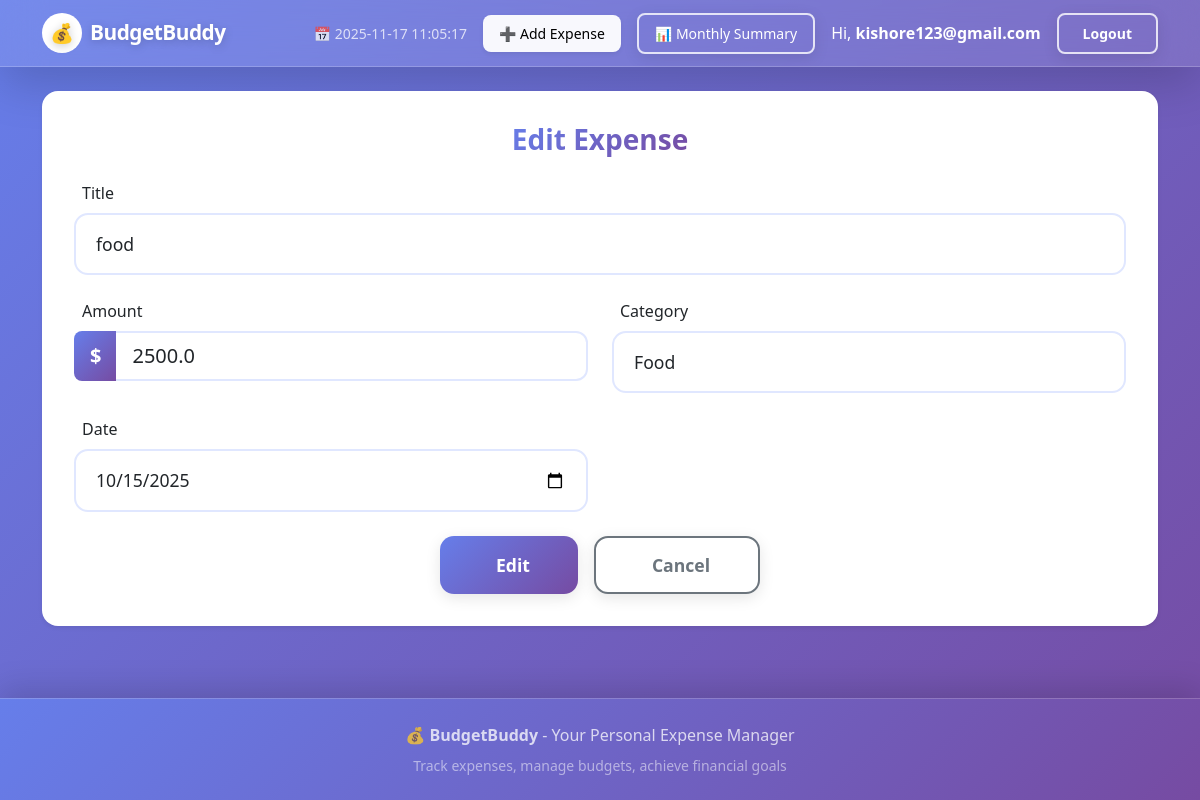
Page /edit/4 (signed in) on the committed database.
### app.py (models this page shows, shortened)
class User(db.Model):
    id = db.Column(db.Integer, primary_key=True)
    username = db.Column(db.String(120), unique=True, nullable=False)
    password = db.Column(db.String(200), nullable=False)

class Expense(db.Model):
    id = db.Column(db.Integer, primary_key=True)
    title = db.Column(db.String(120), nullable=False)
    amount = db.Column(db.Float, nullable=False)
    category = db.Column(db.String(50), nullable=False)
    date = db.Column(db.Date, nullable=False, default=datetime.utcnow)
    user_id = db.Column(db.Integer, db.ForeignKey('user.id'), nullable=True)

### app.py (the view, shortened to what this page needs)
@app.route('/edit/<int:expense_id>', methods=['GET', 'POST'])
@login_required
def edit_expense(expense_id):
    expense = Expense.query.get_or_404(expense_id)
    return render_template('add_edit.html', action='Edit', expense=expense)

### app.py (called while the page is built)
@app.context_processor
def inject_now():
    def now(fmt: Optional[str] = None):
        if fmt:
            return datetime.utcnow().strftime(fmt)
        return datetime.utcnow().strftime('%Y-%m-%d %H:%M:%S')
    return {'now': now}

def login_required(f):
    @wraps(f)
    def wrapper(*args, **kwargs):
        if 'user_id' not in session:
            flash("Please log in to continue", "warning")
            return redirect(url_for('login', next=request.path))
        return f(*args, **kwargs)
    return wrapper

def current_user():
    if 'user_id' in session:
        return User.query.get(session['user_id'])
    return None

@app.context_processor
def inject_user():
    return {'current_user': current_user()}

### templates/add_edit.html (shortened to what this page needs)
{% extends 'base.html' %}
{% block content %}
<div class="card shadow-sm animate-card">
  <div class="card-body">
    <h3 class="card-title mb-4 text-center">
      <span class="gradient-text">{{ action }} Expense</span>
    </h3>
    <form method="post" id="expenseForm" novalidate>
      <div class="row g-4">
        <div class="col-12">
          <label class="form-label">
            Title
          </label>
          <input type="text" name="title" class="form-control form-control-lg"
                 value="{{ expense.title if expense else '' }}"
                 placeholder="Enter expense title" required>
        </div>
        <div class="col-md-6">
          <label class="form-label">
            Amount
          </label>
          <div class="input-group input-group-lg">
            <span class="input-group-text">$</span>
            <input type="number" step="0.01" name="amount" class="form-control"
                   value="{{ expense.amount if expense else '' }}"
                   placeholder="0.00" required>
          </div>
        </div>
        <div class="col-md-6">
          <label class="form-label">
            Category
          </label>
          <select name="category" class="form-select form-select-lg" required>
            {% for cat in ['Food', 'Travel', 'Bills'] %}
            <option value="{{ cat }}" {% if expense and expense.category==cat %}selected{% endif %}>
              {{ cat }}
            </option>
            {% endfor %}
          </select>
        </div>
        <div class="col-md-6">
          <label class="form-label">
            Date
          </label>
          <input type="date" name="date" class="form-control form-control-lg"
                 value="{{ expense.date.strftime('%Y-%m-%d') if expense else '' }}" required>
        </div>
        <div class="col-12 mt-4">
          <div class="d-flex gap-3 justify-content-center">
            <button type="submit" class="btn btn-primary btn-lg px-5">
              {{ action }}
            </button>
            <a href="{{ url_for('index') }}" class="btn btn-outline-secondary btn-lg px-5">
              Cancel
            </a>
          </div>
        </div>
      </div>
    </form>
  </div>
</div>
{% endblock %}

### templates/base.html (shortened to what this page needs)
<!doctype html>
<html lang="en">
  <head>
    <link href="https://cdn.jsdelivr.net/npm/bootstrap@5.3.0/dist/css/bootstrap.min.css" rel="stylesheet">
    <link rel="stylesheet" href="{{ url_for('static', filename='style.css') }}">
  </head>
  <body>
    <nav class="navbar navbar-expand-lg navbar-dark shadow-lg" style="background: linear-gradient(135deg, #667eea 0%, #764ba2 100%);">
      <div class="container">
        <a class="navbar-brand fw-bold d-flex align-items-center gap-2" href="{{ url_for('index') }}">
          <span class="badge bg-white text-primary rounded-circle d-flex align-items-center justify-content-center" style="width: 40px; height: 40px; font-size: 1.2rem;">💰</span>
          <span style="font-size: 1.3rem; letter-spacing: -0.5px;">BudgetBuddy</span>
        </a>
        <div class="collapse navbar-collapse justify-content-end" id="navbarNav">
          <div class="d-flex flex-column flex-lg-row align-items-lg-center gap-3 mt-3 mt-lg-0">
            <small class="text-white opacity-75 d-none d-lg-block">
              📅 {{ (now()|default('')) }}
            </small>
            <a class="btn btn-light btn-sm px-3 shadow-sm" href="{{ url_for('add_expense') }}" style="border-radius: 8px; font-weight: 500;">
              ➕ Add Expense
            </a>
            <a class="btn btn-outline-light btn-sm px-3" href="{{ url_for('monthly_summary') }}" style="border-radius: 8px; font-weight: 500;">
              📊 Monthly Summary
            </a>
            <div class="d-flex align-items-center gap-2">
              {% if current_user %}
                <span class="text-white d-none d-md-inline me-2">Hi, <strong>{{ current_user.username }}</strong></span>
                <a href="{{ url_for('logout') }}" class="btn btn-outline-light btn-sm" style="border-radius: 8px;">Logout</a>
              {% else %}
                <a href="{{ url_for('login') }}" class="btn btn-light btn-sm" style="border-radius: 8px;">Login</a>
                <a href="{{ url_for('signup') }}" class="btn btn-link text-white text-decoration-none d-none d-lg-inline">Sign up</a>
              {% endif %}
            </div>
          </div>
        </div>
      </div>
    </nav>
    <div class="container py-4">
      <div id="page" class="fade-in show">
        {% block content %}{% endblock %}
      </div>
    </div>
    <footer class="mt-5 py-4 text-white text-center" style="background: linear-gradient(135deg, #667eea 0%, #764ba2 100%);">
      <div class="container">
        <p class="mb-2 opacity-75">
          💰 <strong>BudgetBuddy</strong> - Your Personal Expense Manager
        </p>
        <p class="small mb-0 opacity-50">
          Track expenses, manage budgets, achieve financial goals
        </p>
      </div>
    </footer>
  </body>
</html>

### static/style.css (style rules this page uses)
body { font-family: system-ui, -apple-system, "Segoe UI", Roboto, "Helvetica Neue", Arial; background: linear-gradient(135deg, #667eea 0%, #764ba2 100%); background-attachment: fixed; min-height: 100vh; display: flex; flex-direction: column; }
html, body { height: 100%; }
body > .container { flex: 1; }
.navbar { backdrop-filter: blur(20px); background: rgba(255, 255, 255, 0.1) !important; border-bottom: 1px solid rgba(255, 255, 255, 0.2); box-shadow: 0 4px 30px rgba(0, 0, 0, 0.1); }
.navbar-brand { font-weight: 700; font-size: 1.5rem; color: white !important; transition: all 0.3s ease; text-shadow: 0 2px 10px rgba(0, 0, 0, 0.2); }
.navbar .btn { transition: all 0.3s ease; font-weight: 600; padding: 0.5rem 1.5rem; }
.navbar .btn-light { background: rgba(255, 255, 255, 0.95); border: none; box-shadow: 0 4px 15px rgba(0, 0, 0, 0.1); }
.navbar .btn-outline-light { border: 2px solid rgba(255, 255, 255, 0.8); color: white; }
footer { margin-top: auto; box-shadow: 0 -8px 30px rgba(0, 0, 0, 0.15); backdrop-filter: blur(10px); background: rgba(255, 255, 255, 0.1); border-top: 1px solid rgba(255, 255, 255, 0.2); color: white; font-weight: 500; }
.fade-in { opacity: 0; transform: translateY(15px); transition: all .5s cubic-bezier(.2,.8,.2,1); }
.fade-in.show { opacity: 1; transform: translateY(0); }
.animate-card { animation: lift .5s ease both; }
.form-control, .form-select { border-radius: 12px; border: 2px solid #e0e7ff; transition: all 0.3s ease; padding: 0.75rem 1rem; font-size: 1rem; background: white; }
.form-control-lg, .form-select-lg { padding: 1rem 1.25rem; font-size: 1.1rem; border-radius: 14px; }
.input-group-text { background: linear-gradient(135deg, #667eea 0%, #764ba2 100%); color: white; border: none; border-radius: 12px 0 0 12px; font-weight: 600; }
.input-group .form-control { border-left: none; border-radius: 0 12px 12px 0; }
.btn { border-radius: 12px; font-weight: 600; transition: all 0.3s cubic-bezier(.2,.8,.2,1); box-shadow: 0 4px 15px rgba(0, 0, 0, 0.1); }
.btn-primary { background: linear-gradient(135deg, #667eea 0%, #764ba2 100%); border: none; position: relative; overflow: hidden; }
.btn-primary::before { content: ''; position: absolute; top: 0; left: -100%; width: 100%; height: 100%; background: linear-gradient(90deg, transparent, rgba(255, 255, 255, 0.3), transparent); transition: all 0.5s ease; }
.btn-outline-secondary { border: 2px solid #6c757d; background: white; }
.btn-lg { padding: 0.875rem 2rem; font-size: 1.1rem; border-radius: 14px; }
.card { border-radius: 16px; border: none; box-shadow: 0 8px 30px rgba(0, 0, 0, 0.08); transition: all 0.3s ease; }
.card-body { padding: 2rem; }
.card-title { font-weight: 700; color: #1f2937; }
.gradient-text { background: linear-gradient(135deg, #667eea 0%, #764ba2 100%); -webkit-background-clip: text; -webkit-text-fill-color: transparent; background-clip: text; }

### rows in the picture
User: username "kishore123@gmail.com"
Expense: title "food", amount "2500.0", category "Food", date "10/15/2025"

### other values in the picture
{{ action }} "Edit"
